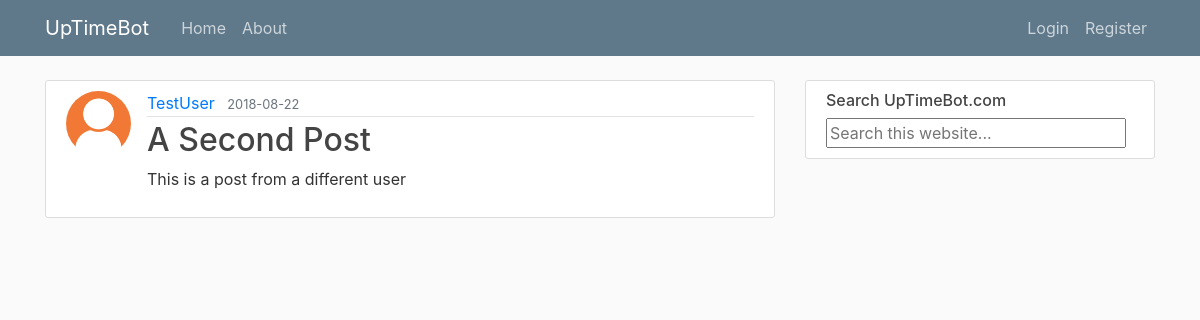
Screenshot of /post/2 with the database file from the repository.
### myFlask/models.py (models this page shows, shortened)
class User(db.Model, UserMixin):
    id = db.Column(db.Integer, primary_key=True)
    username = db.Column(db.String(20), unique=True, nullable=False)
    email = db.Column(db.String(120), unique=True, nullable=False)
    image_file = db.Column(db.String(20), nullable=False,
                           default='default.png')
    password = db.Column(db.String(60), nullable=False)
    posts = db.relationship('Post', backref='author', lazy=True)

class Post(db.Model):
    id = db.Column(db.Integer, primary_key=True)
    title = db.Column(db.String(100), nullable=False)
    date_posted = db.Column(db.DateTime, nullable=False,
                            default=datetime.utcnow)
    content = db.Column(db.Text, nullable=False)
    user_id = db.Column(db.Integer, db.ForeignKey('user.id'), nullable=False)

### myFlask/routes.py (the view)
@app.route("/post/<int:post_id>")
def post(post_id):
    post = Post.query.get_or_404(post_id)
    return render_template('post.html', title=post.title, post=post)

### myFlask/templates/post.html (shortened to what this page needs)
{% extends "layout.html" %}
{% block content %}
  <article class="media content-section">
    <img class="rounded-circle article-img" src="{{ url_for('static', filename='profile_pics/' + post.author.image_file) }}">
    <div class="media-body">
      <div class="article-metadata">
        <a class="mr-2" href="{{ url_for('user_posts', username=post.author.username) }}">{{ post.author.username }}</a>
        <small class="text-muted">{{ post.date_posted.strftime('%Y-%m-%d') }}</small>
      </div>
      <h2 class="article-title">{{ post.title }}</h2>
      <p class="article-content">{{ post.content }}</p>
    </div>
  </article>
{% endblock content %}

### myFlask/static/main.css (style rules this page uses)
body { background: #fafafa; color: #333333; margin-top: 5rem; }
h1, h2, h3, h4, h5, h6 { color: #444444; }
.content-section { background: #ffffff; padding: 10px 20px; border: 1px solid #dddddd; border-radius: 3px; margin-bottom: 20px; }
.article-title { color: #444444; }
.article-content { white-space: pre-line; }
.article-img { height: 65px; width: 65px; margin-right: 16px; }
.article-metadata { padding-bottom: 1px; margin-bottom: 4px; border-bottom: 1px solid #e3e3e3; }

### rows the page displays
User: image_file (picture), author.username "TestUser"
Post: date_posted "2018-08-22", title "A Second Post", content "This is a post from a different user"
